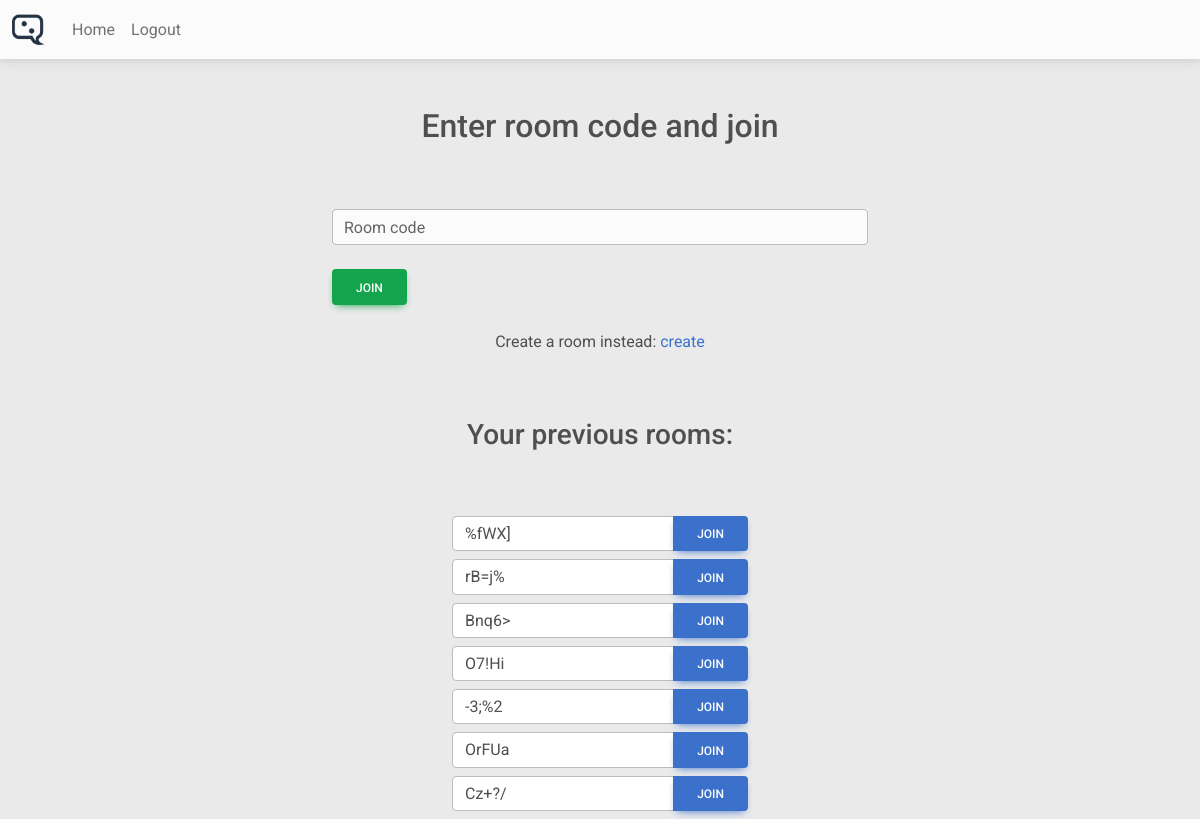
The app's page /join_room (signed in), older data.
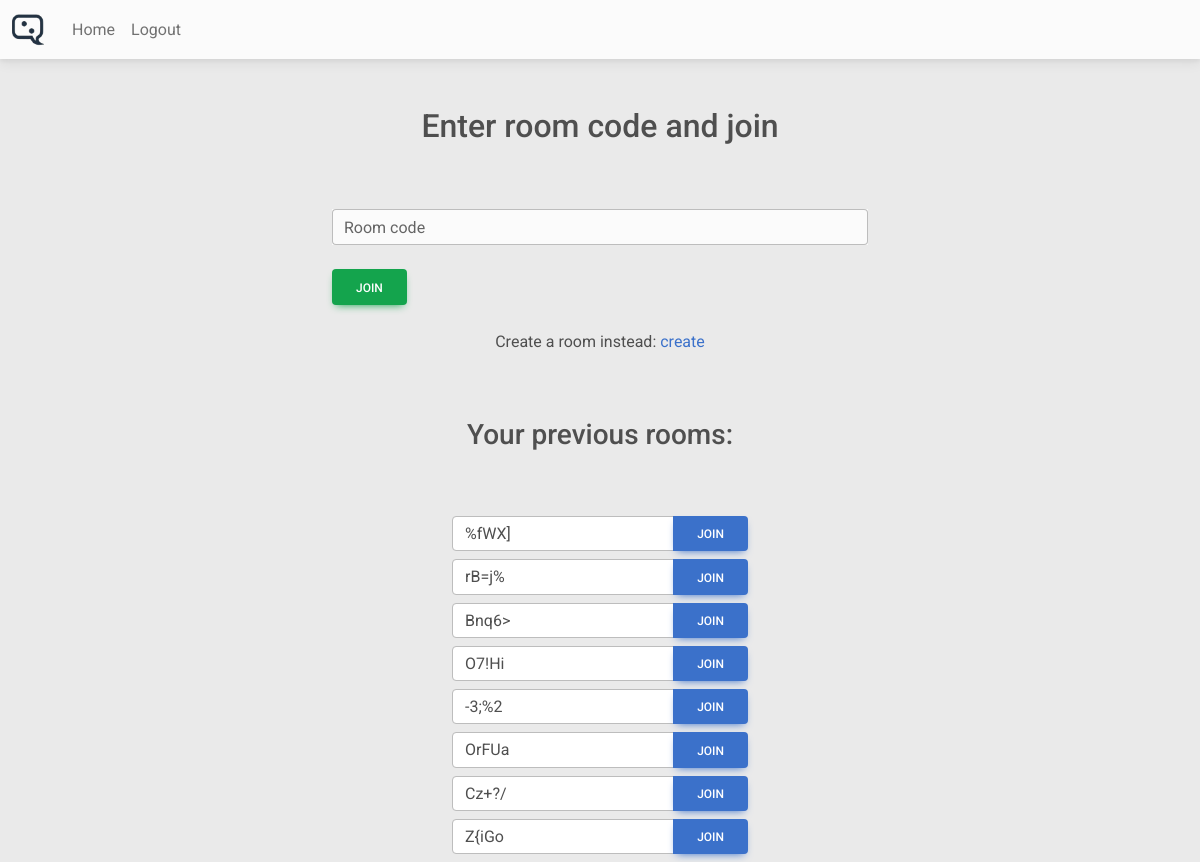
The same page, newer data.
### database/database_creator.py (models this page shows)
class Room(db.Model):
    __tablename__ = "rooms"
    room_id = db.Column(db.Integer, primary_key=True, autoincrement=True)
    room_code = db.Column(db.String(55))
    users = db.relationship("User", secondary=user_in_rooms, backref="rooms")

### app/routes.py (the view, shortened to what this page needs)
@main_bp.route("/join_room", methods=["GET", "POST"])
@login_required
def join_room():
    return render_template(
        "join_room.html", recent_room_codes=scripts.rooms_to_codes(current_user.rooms)
    )

### app/scripts.py (called while the page is built)
def rooms_to_codes(rooms: List[Any]) -> List[str]:
    codes_list = []
    for room in rooms:
        codes_list.append(room.room_code)
    return codes_list

### app/templates/join_room.html (shortened to what this page needs)
{% extends "base.html" %}
{% block nav %}
<div class="collapse navbar-collapse" id="navbarNav">
    <ul class="navbar-nav">
        <li class="nav-item">
            <a class="nav-link" aria-current="page" href="{{ url_for('main.home')}}">Home</a>
        </li>
        <li class="nav-item">
            <a class="nav-link" href="{{ url_for('auth.logout') }}">Logout</a>
        </li>
    </ul>
</div>
{% endblock %}
{% block content %}
<div class="text-center">
    <h2 class="mb-3 p-5">Enter room code and join</h1>
</div>
<form method="post" class="container-fluid" style="max-width: 35rem;">
    <div class="form-outline mb-4 bg-light">
        <input type="text" id="room_code" name="room_code" class="form-control" />
        <label class="form-label" for="room_code">Room code</label>
    </div>
    <button type="submit" class="btn btn-success mb-4">Join</button>
    <div class="text-center">
        <p>Create a room instead: <a href="{{ url_for('main.create_room' ) }}">create</a></p>
    </div>
</form>
<div class="text-center">
    <h3 class="mb-3 p-5">Your previous rooms:</h3>
</div>
{% for room_code in recent_room_codes %}
<form class="input-container" method="post">
    <div class="container" style="max-width:20rem;">
        <div class="input-group mb-2">
            <input type="text" id="room_code" name="room_code" class="form-control" readonly value="{{ room_code }}">
            <button id="send-message-btn" class="btn btn-primary" type="submit">Join</button>
        </div>
    </div>
</form>
{% endfor %}
{% endblock %}

### app/templates/base.html (shortened to what this page needs)
<!DOCTYPE html>
<html lang="en">
<head>
    <link href="https://cdnjs.cloudflare.com/ajax/libs/font-awesome/6.0.0/css/all.min.css" rel="stylesheet" />
    <link href="https://cdnjs.cloudflare.com/ajax/libs/mdb-ui-kit/6.4.0/mdb.min.css" rel="stylesheet" />
</head>
<nav class="navbar navbar-expand-lg navbar-light bg-light">
    <div class="container-fluid">
        <a class="navbar-brand"><img src="{{ url_for('static', filename='chat_logo.png' ) }}" style="width:2rem;"></a>
        {% block nav %}{% endblock %}
    </div>
</nav>
<body style="background-color: #eaeaea">
    {% block content %} {% endblock %}
</body>
</html>

Row changes from the older to the newer data that the page shows:
added Room: room_code "Z{iGo"
